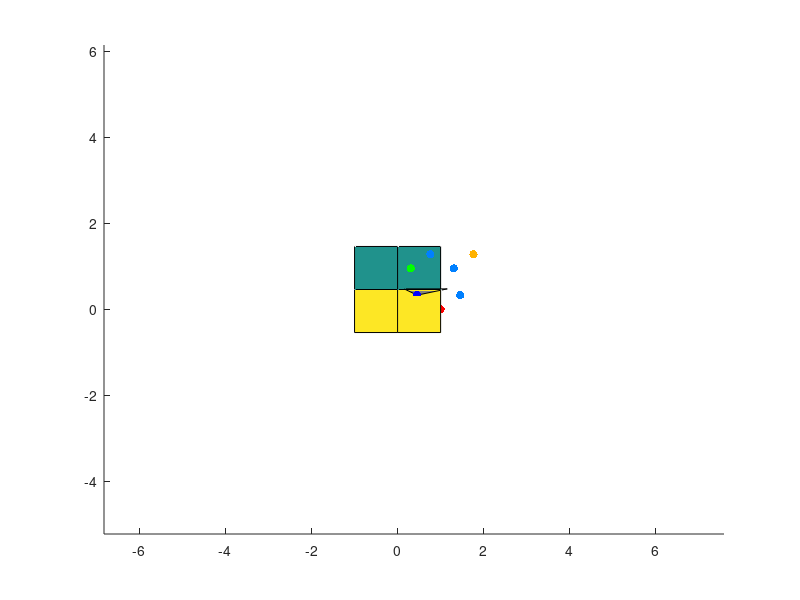

MATLAB code for this plot:
1;

a = 1;
b = 1;
c = 1;

alpha = .7 * pi / 2; % angle between b and c
beta = .7 * pi / 2; % angle between a and c
gamma = .8 * pi / 2; % angle between a and b

h = 0;
k = 2;
l = 1;

cz = c *sqrt(1 - cos(alpha)^2 - cos(beta)^2 - cos(gamma)^2 + ...
    2*cos(alpha)*cos(beta)*cos(gamma))/sin(gamma);

M = [a              0                                                  0;
     b * cos(gamma) b * sin(gamma)                                     0;
     c * cos(beta)  c * (cos(alpha) - cos(beta)*cos(gamma))/sin(gamma) cz];

n = 2;

X = zeros(n^3,1);
Y = zeros(n^3,1);
Z = zeros(n^3,1);
i = 1;

for x = 0:n-1
    for y = 0:n-1
        for z = 0:n-1
            X(i) = x * M(1,1) + y * M(2,1) + z * M(3,1);
            Y(i) = x * M(1,2) + y * M(2,2) + z * M(3,2);
            Z(i) = x * M(1,3) + y * M(2,3) + z * M(3,3);
            i = i + 1;
        end
    end
end

if 0 == h
    if 0 ~= k
        A = M(2,:)/k + M(1,:);
    else
        A = M(3,:)/l + M(1,:);
    end
else
    A = M(1,:) / h;
end
if 0 == k
    if 0 ~= h
        B = M(1,:)/h + M(2,:);
    else
        B = M(3,:)/l + M(2,:);
    end
else
    B = M(2,:) / k;
end
if 0 == l
    if 0 ~= h
        C = M(1,:)/h + M(3,:);
    else
        C = M(2,:)/k + M(3,:);
    end
else
    C = M(3,:) / l;
end

AB = B - A;
AC = C - A;

N = [AB(2)*AC(3) - AB(3)*AC(2)
     AB(3)*AC(1) - AB(1)*AC(3)
     AB(1)*AC(2) - AB(2)*AC(1)];

[X1, Y1] = meshgrid(-1:1:1);
Z1 = -1/N(3)*(N(1)*X1 + N(2)*Y1);

N = N/norm(N);

d = A*N;

X1 = X1 + N(1)*d;
Y1 = Y1 + N(2)*d;
Z1 = Z1 + N(3)*d;

fig = figure();
ax = axes('Parent', fig);

hold on;

scatter3(X,Y,Z, 'filled', 'MarkerFaceColor',[0 .5 1], 'Parent', ax);

scatter3(M(1,1) + M(2,1) + M(3,1), M(1,2) + M(2,2) + M(3,2), M(1,3) + M(2,3) + M(3,3), ...
    'filled', 'MarkerFaceColor',[1 .7 0], 'Parent', ax);


scatter3(M(1,1), M(1,2), M(1,3), 'filled', 'MarkerFaceColor',[1 0 0], 'Parent', ax);
scatter3(M(2,1), M(2,2), M(2,3), 'filled', 'MarkerFaceColor',[0 1 0], 'Parent', ax);
scatter3(M(3,1), M(3,2), M(3,3), 'filled', 'MarkerFaceColor',[0 0 1], 'Parent', ax);

surf(X1,Y1,Z1);
patch([A(1) B(1) C(1)] , [A(2) B(2) C(2)], [A(3) B(3) C(3)], [.5 .5 .5]);

axis equal;
hold off;
